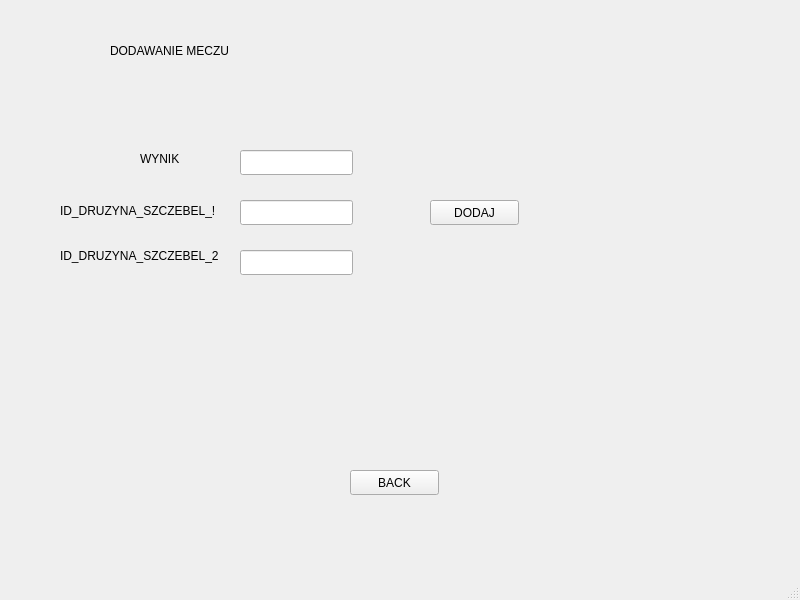
<?xml version="1.0" encoding="UTF-8"?>
<ui version="4.0">
 <class>MainWindow</class>
 <widget class="QMainWindow" name="MainWindow">
  <property name="geometry">
   <rect>
    <x>0</x>
    <y>0</y>
    <width>800</width>
    <height>600</height>
   </rect>
  </property>
  <property name="windowTitle">
   <string>MainWindow</string>
  </property>
  <widget class="QWidget" name="centralwidget">
   <widget class="QLabel" name="label">
    <property name="geometry">
     <rect>
      <x>120</x>
      <y>340</y>
      <width>67</width>
      <height>17</height>
     </rect>
    </property>
    <property name="text">
     <string/>
    </property>
   </widget>
   <widget class="QLabel" name="label_2">
    <property name="geometry">
     <rect>
      <x>110</x>
      <y>20</y>
      <width>171</width>
      <height>61</height>
     </rect>
    </property>
    <property name="text">
     <string>DODAWANIE MECZU</string>
    </property>
   </widget>
   <widget class="QLabel" name="label_3">
    <property name="geometry">
     <rect>
      <x>140</x>
      <y>150</y>
      <width>67</width>
      <height>17</height>
     </rect>
    </property>
    <property name="text">
     <string>WYNIK</string>
    </property>
   </widget>
   <widget class="QLabel" name="label_4">
    <property name="geometry">
     <rect>
      <x>60</x>
      <y>200</y>
      <width>171</width>
      <height>21</height>
     </rect>
    </property>
    <property name="text">
     <string>ID_DRUZYNA_SZCZEBEL_!</string>
    </property>
   </widget>
   <widget class="QLabel" name="label_5">
    <property name="geometry">
     <rect>
      <x>60</x>
      <y>240</y>
      <width>171</width>
      <height>31</height>
     </rect>
    </property>
    <property name="text">
     <string>ID_DRUZYNA_SZCZEBEL_2</string>
    </property>
   </widget>
   <widget class="QLineEdit" name="lineEdit">
    <property name="geometry">
     <rect>
      <x>240</x>
      <y>150</y>
      <width>113</width>
      <height>25</height>
     </rect>
    </property>
   </widget>
   <widget class="QLineEdit" name="lineEdit_2">
    <property name="geometry">
     <rect>
      <x>240</x>
      <y>200</y>
      <width>113</width>
      <height>25</height>
     </rect>
    </property>
   </widget>
   <widget class="QLineEdit" name="lineEdit_3">
    <property name="geometry">
     <rect>
      <x>240</x>
      <y>250</y>
      <width>113</width>
      <height>25</height>
     </rect>
    </property>
   </widget>
   <widget class="QPushButton" name="pushButton">
    <property name="geometry">
     <rect>
      <x>430</x>
      <y>200</y>
      <width>89</width>
      <height>25</height>
     </rect>
    </property>
    <property name="text">
     <string>DODAJ</string>
    </property>
   </widget>
   <widget class="QPushButton" name="pushButton_2">
    <property name="geometry">
     <rect>
      <x>350</x>
      <y>470</y>
      <width>89</width>
      <height>25</height>
     </rect>
    </property>
    <property name="text">
     <string>BACK</string>
    </property>
   </widget>
  </widget>
  <widget class="QMenuBar" name="menubar">
   <property name="geometry">
    <rect>
     <x>0</x>
     <y>0</y>
     <width>800</width>
     <height>22</height>
    </rect>
   </property>
  </widget>
  <widget class="QStatusBar" name="statusbar"/>
 </widget>
 <resources/>
 <connections/>
</ui>
